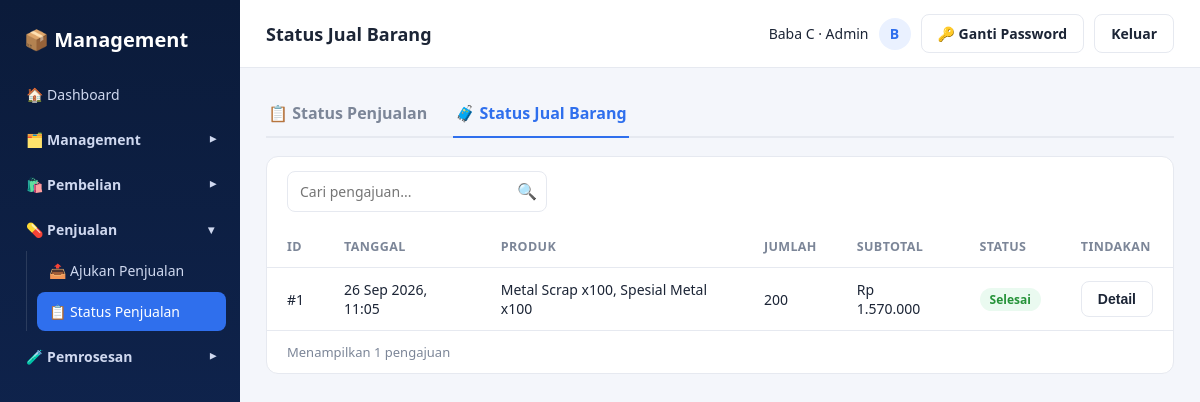
The page /penjualan/status_jual_barang.php (signed in) on the database its author committed.
### tables this page shows
CREATE TABLE `jual_barang` (
  `id` int(11) NOT NULL,
  `user_id` int(11) NOT NULL COMMENT 'Yang mengajukan jual barang',
  `catatan` varchar(255) DEFAULT NULL,
  `status` enum('menunggu','diacc','ditolak','dibatalkan') NOT NULL DEFAULT 'menunggu',
  `acc_by` int(11) DEFAULT NULL,
  `acc_at` timestamp NULL DEFAULT NULL,
  `created_at` timestamp NOT NULL DEFAULT CURRENT_TIMESTAMP,
  `updated_at` timestamp NOT NULL DEFAULT CURRENT_TIMESTAMP ON UPDATE CURRENT_TIMESTAMP
);

### includes/auth.php (called while the page is built, shortened)
<?php
function current_user() {
    return [
        'id'        => $_SESSION['user_id'] ?? null,
        'username'  => $_SESSION['username'] ?? null,
        'full_name' => $_SESSION['full_name'] ?? null,
        'role'      => $_SESSION['role'] ?? null,
    ];
}
function status_label_jual_barang($status) {
    if ($status === 'diacc') return 'Selesai';
    return status_label($status);
}
function e($str) {
    return htmlspecialchars($str ?? '', ENT_QUOTES, 'UTF-8');
}
function rupiah($angka) {
    return 'Rp ' . number_format((float)$angka, 0, ',', '.');
}

### penjualan/status_jual_barang.php (the view, shortened to what this page needs)
<?php
require_once __DIR__ . '/../includes/auth.php';
$uid = (int)current_user()['id'];
$stmt = mysqli_prepare($conn, "SELECT j.*,
               (SELECT GROUP_CONCAT(CONCAT(i.nama_produk, ' x', i.qty) SEPARATOR ', ') FROM jual_barang_item i WHERE i.jual_barang_id = j.id) AS ringkasan,
               (SELECT COALESCE(SUM(i.qty),0) FROM jual_barang_item i WHERE i.jual_barang_id = j.id) AS total_qty,
               (SELECT COALESCE(SUM(i.qty * COALESCE(p.harga_beli,0)),0) FROM jual_barang_item i LEFT JOIN produk p ON p.id = i.produk_id WHERE i.jual_barang_id = j.id) AS total_harga
        FROM jual_barang j WHERE j.user_id = ? ORDER BY j.created_at DESC, j.id DESC");
mysqli_stmt_bind_param($stmt, 'i', $uid);
mysqli_stmt_execute($stmt);
$res = mysqli_stmt_get_result($stmt);
$list = [];
while ($row = mysqli_fetch_assoc($res)) $list[] = $row;
$itemsBy = [];
if ($list) {
    $ids = implode(',', array_map('intval', array_column($list, 'id')));
    $ri = mysqli_query($conn, "SELECT i.*, COALESCE(p.harga_beli,0) AS harga_beli
                                FROM jual_barang_item i LEFT JOIN produk p ON p.id = i.produk_id
                                WHERE i.jual_barang_id IN ($ids) ORDER BY i.id ASC");
    while ($it = mysqli_fetch_assoc($ri)) $itemsBy[(int)$it['jual_barang_id']][] = $it;
}
include __DIR__ . '/../includes/header.php';
?>
<div class="page-tabs">
    <a class="page-tab" href="status_penjualan.php">📋 Status Penjualan</a>
    <a class="page-tab active" href="status_jual_barang.php">🧳 Status Jual Barang</a>
</div>
<div class="panel">
    <div class="panel-toolbar">
        <div class="search-box">
            <input type="text" placeholder="Cari pengajuan..." data-table-search="#statusJualBarangTable">
            <span class="icon">🔍</span>
        </div>
    </div>
    <table class="data-table" id="statusJualBarangTable">
        <thead>
            <tr>
                <th>ID</th>
                <th>Tanggal</th>
                <th>Produk</th>
                <th>Jumlah</th>
                <th>Subtotal</th>
                <th>Status</th>
                <th>Tindakan</th>
            </tr>
        </thead>
        <tbody>
            <?php if (empty($list)): ?>
                <tr>
                    <td colspan="7" style="text-align:center; color:var(--text-muted);">
                        Kamu belum punya pengajuan jual barang. <a href="jual_barang.php">Jual Barang</a>
                    </td>
                </tr>
            <?php else: foreach ($list as $o):
                $detail = [
                    'id'         => (int)$o['id'],
                    'tanggal'    => date('d M Y, H:i', strtotime($o['created_at'])),
                    'items'      => array_map(function ($it) {
                        return [
                            'nama'     => $it['nama_produk'],
                            'harga'    => rupiah($it['harga_beli']),
                            'qty'      => (int)$it['qty'],
                            'subtotal' => rupiah($it['harga_beli'] * $it['qty']),
                        ];
                    }, $itemsBy[(int)$o['id']] ?? []),
                    'catatan'    => $o['catatan'] ?: '',
                    'status'     => $o['status'],
                    'status_label' => status_label_jual_barang($o['status']),
                    'total'      => rupiah($o['total_harga']),
                ];
            ?>
                <tr>
                    <td>#<?= (int)$o['id'] ?></td>
                    <td><?= e(date('d M Y, H:i', strtotime($o['created_at']))) ?></td>
                    <td><?= e($o['ringkasan'] ?? '-') ?></td>
                    <td><?= (int)$o['total_qty'] ?></td>
                    <td><?= rupiah($o['total_harga']) ?></td>
                    <td><span class="badge badge-<?= $o['status'] === 'diacc' ? 'selesai' : e($o['status']) ?>"><?= e(status_label_jual_barang($o['status'])) ?></span></td>
                    <td>
                        <button type="button" class="btn btn-outline" data-jualbarang-user-detail="<?= e(json_encode($detail, JSON_UNESCAPED_UNICODE)) ?>">Detail</button>
                    </td>
                </tr>
            <?php endforeach; endif; ?>
        </tbody>
    </table>
    <div class="table-footer">Menampilkan <?= count($list) ?> pengajuan</div>
</div>
<?php include __DIR__ . '/../includes/footer.php'; ?>

### assets/css/style.css (style rules this page uses)
:root { --navy-900: #0b1b3a; --navy-800: #122a5c; --blue-600: #2f6fed; --blue-50: #eaf1ff; --green-600: #2fb344; --green-700: #259238; --red-600: #e5484d; --text-main: #1c2536; --text-muted: #7c8698; --border: #e6e9f0; --bg-app: #f4f6fb; --white: #ffffff; --radius: 12px; }
* { box-sizing: border-box; }
body { margin: 0; font-family: 'Segoe UI', Roboto, Helvetica, Arial, sans-serif; background: var(--bg-app); color: var(--text-main); }
a { text-decoration: none; color: inherit; }
.panel { background: var(--white); border: 1px solid var(--border); border-radius: var(--radius); margin-bottom: 20px; }
.panel-toolbar { padding: 14px 20px; display: flex; align-items: center; justify-content: space-between; gap: 12px; flex-wrap: wrap; }
.search-box { position: relative; width: 260px; max-width: 100%; }
.search-box input { width: 100%; padding: 9px 34px 9px 12px; border: 1px solid var(--border); border-radius: 8px; font-size: 14px; }
.search-box .icon { position: absolute; right: 10px; top: 9px; color: var(--text-muted); }
.btn { display: inline-flex; align-items: center; gap: 6px; padding: 9px 16px; border-radius: 8px; border: none; font-size: 14px; font-weight: 600; cursor: pointer; }
.btn-outline { background: #fff; border: 1px solid var(--border); color: var(--text-main); }
table.data-table { width: 100%; border-collapse: collapse; }
table.data-table th, table.data-table td { padding: 12px 20px; text-align: left; font-size: 14px; border-bottom: 1px solid var(--border); }
table.data-table th { color: var(--text-muted); font-weight: 600; font-size: 12.5px; text-transform: uppercase; letter-spacing: 0.03em; }
.table-footer { padding: 12px 20px; font-size: 13px; color: var(--text-muted); }
.badge { display: inline-block; padding: 3px 10px; border-radius: 999px; font-size: 12px; font-weight: 600; }
.badge-selesai { background: #eafaf0; color: var(--green-700); }
input[type=text], input[type=number], input[type=password], input[type=tel], select { padding: 10px 12px; border: 1px solid var(--border); border-radius: 8px; font-size: 14px; width: 100%; font-family: inherit; }
.page-tabs { display: flex; gap: 24px; border-bottom: 2px solid var(--border); margin-bottom: 18px; }
.page-tab { position: relative; padding: 10px 2px 12px; font-weight: 600; color: var(--text-muted); border-bottom: 2px solid transparent; margin-bottom: -2px; display: flex; align-items: center; gap: 6px; }
.page-tab.active { color: var(--blue-600); border-color: var(--blue-600); }

### rows shown on the page
jual_barang: id "1", created_at "26 Sep 2026, 11:05", ringkasan "Metal Scrap x100, Spesial Metal x100", total_qty "200", total_harga "Rp 1.570.000", status "Selesai"

### other values the page prints
$page_header "Status Jual Barang"
$me['full_name'] "Baba C"
role_label($me['role']) "Admin"
substr($me['full_name'] ?? '?', 0, 1) "B"
count($list) "1"
